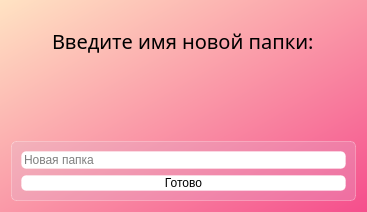
<?xml version="1.0" encoding="UTF-8"?>
<ui version="4.0">
 <class>Dialog</class>
 <widget class="QDialog" name="Dialog">
  <property name="geometry">
   <rect>
    <x>0</x>
    <y>0</y>
    <width>367</width>
    <height>212</height>
   </rect>
  </property>
  <property name="minimumSize">
   <size>
    <width>367</width>
    <height>212</height>
   </size>
  </property>
  <property name="maximumSize">
   <size>
    <width>367</width>
    <height>212</height>
   </size>
  </property>
  <property name="windowTitle">
   <string>Введите название файла</string>
  </property>
  <property name="windowIcon">
   <iconset resource="res.qrc">
    <normaloff>:/icons/icons/axolot.png</normaloff>:/icons/icons/axolot.png</iconset>
  </property>
  <property name="styleSheet">
   <string notr="true">background:  qlineargradient(spread:repeat, x1:0, y1:0, x2:1, y2:1, stop:0 rgba(255, 227, 195, 255), stop:1 rgba(245, 78, 140, 255))</string>
  </property>
  <layout class="QVBoxLayout" name="verticalLayout_2">
   <item alignment="Qt::AlignmentFlag::AlignHCenter">
    <widget class="QLabel" name="label">
     <property name="font">
      <font>
       <family>Sitka</family>
       <pointsize>15</pointsize>
       <italic>false</italic>
       <bold>false</bold>
      </font>
     </property>
     <property name="layoutDirection">
      <enum>Qt::LayoutDirection::LeftToRight</enum>
     </property>
     <property name="autoFillBackground">
      <bool>false</bool>
     </property>
     <property name="styleSheet">
      <string notr="true">font: 15pt &quot;Sitka&quot;;
background-color: none;
color: black;
border-radius: 7px;</string>
     </property>
     <property name="text">
      <string>Введите имя новой папки:</string>
     </property>
    </widget>
   </item>
   <item>
    <widget class="QLabel" name="labelError">
     <property name="styleSheet">
      <string notr="true">background-color: none;</string>
     </property>
     <property name="text">
      <string/>
     </property>
    </widget>
   </item>
   <item>
    <widget class="QFrame" name="frame">
     <property name="styleSheet">
      <string notr="true">background-color: rgba(216, 193, 219, 60);
border: 1px solid rgba(255, 255, 255, 70);
border-radius: 5px;
font: 900 11pt &quot;Segoe UI Black&quot;;
color: rgb(91, 61, 107)</string>
     </property>
     <layout class="QVBoxLayout" name="verticalLayout">
      <item>
       <widget class="QLineEdit" name="lineEdit">
        <property name="enabled">
         <bool>true</bool>
        </property>
        <property name="mouseTracking">
         <bool>true</bool>
        </property>
        <property name="styleSheet">
         <string notr="true">QLineEdit {
background-color: white;
font: 11pt &quot;Sitka&quot;;
color: black;
}
QLineEdit:hover {
background-color: rgb(225, 225, 225);
}

QLineEdit:pressed {
background-color: white;
}</string>
        </property>
        <property name="text">
         <string/>
        </property>
        <property name="placeholderText">
         <string>Новая папка</string>
        </property>
       </widget>
      </item>
      <item>
       <widget class="QPushButton" name="pushButton">
        <property name="styleSheet">
         <string notr="true">QPushButton {
background-color: white;
font: 600 11pt &quot;Sitka&quot;;
color: black;
}
QPushButton:hover {
background-color: rgb(225, 225, 225);
}

QPushButton:pressed {
background-color: rgb(225, 225, 225);
}</string>
        </property>
        <property name="text">
         <string>Готово</string>
        </property>
       </widget>
      </item>
     </layout>
    </widget>
   </item>
  </layout>
 </widget>
 <resources>
  <include location="res.qrc"/>
 </resources>
 <connections/>
</ui>
